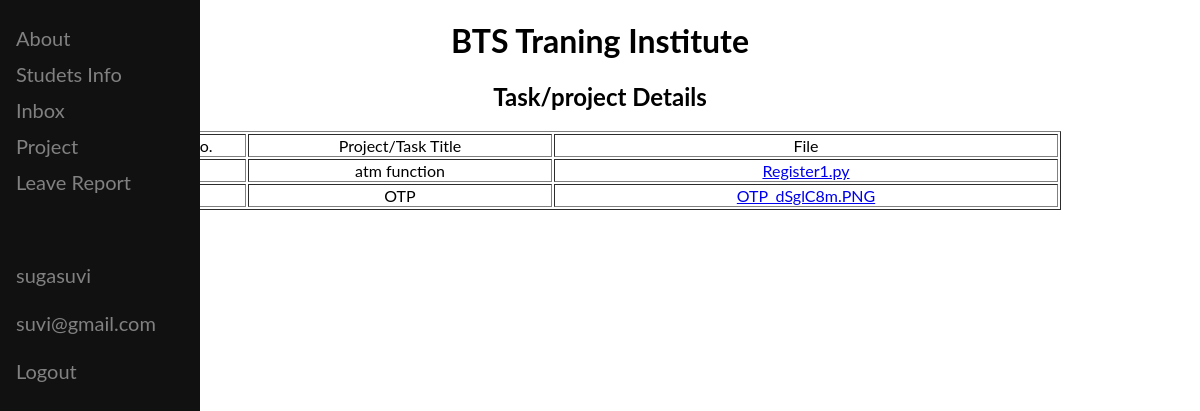
/project (signed in), run on the app's committed database.
### chat/models.py (models this page shows, shortened)
class Document(models.Model):
    title=models.CharField(max_length=100)
    document=models.FileField(upload_to="")

### chat/views.py (the view)
# urls.py: path('project', views.project, name='project'),
def project(request):
    tit = "Task/project Details"
    queryset = Document.objects.all()
    return render(request, 'viewupload.html',{'all':queryset, 't':tit})
    return render(request, 'leavereq.html')

### templates/viewupload.html (shortened to what this page needs)
<!DOCTYPE html>
<html>
<head>
<link rel="stylesheet" href="https://cdnjs.cloudflare.com/ajax/libs/font-awesome/4.7.0/css/font-awesome.min.css">
</head>
<body>
<div class="sidenav">
<a href="/smain">About</a>
<a href="/stdinfo">Studets Info</a>
<a href="/stf_home">Inbox</a>
<a href="/project">Project</a>
<a href="/std_leave">Leave Report</a><br><br><br>
<a>{{user.username}}<a>
  <a>{{user.email}}<a>
<a href="/login_user">Logout</a>
</body>
</html>
<center><h1>BTS Traning Institute</h1></center>
<center><h2>{{t}}</h2></center>
        {% if all %}
        <table align="center", border="1">
            <thead>
                <tr align="center">
                    <td style="width: 100px">S.No.</td>
                    <td style="width: 300px">Project/Task Title</td>
                    <td style="width: 500px">File</td>
                </tr>
            </thead>
            {% for data in all %}
                <tbody>
                    <tr align="center">
                        <td>{{forloop.counter}}</td>
                        <td>{{data.title}}</td>
                        <td><a href="{{data.document.url}}">{{data.document}}</a></td>
                    </tr>
                </tbody>
            {% endfor %}
        </table>
        {% endif %}

### templates/viewupload.html (style rules this page uses)
body { font-family: "Lato", sans-serif; }
.sidenav { height: 100%; width: 200px; position: fixed; z-index: 1; top: 0; left: 0; background-color: #111; overflow-x: hidden; padding-top: 20px; }
.sidenav a, .dropdown-btn { padding: 6px 8px 6px 16px; text-decoration: none; font-size: 20px; color: #818181; display: block; border: none; background: none; width: 100%; text-align: left; cursor: pointer; outline: none; }

### data on the page
Document: title "atm function", document "Register1.py"
Document: title "OTP", document "OTP_dSglC8m.PNG"

### other printed values
{{ user.username }} "sugasuvi"
{{ user.email }} "suvi@gmail.com"
{{ t }} "Task/project Details"
